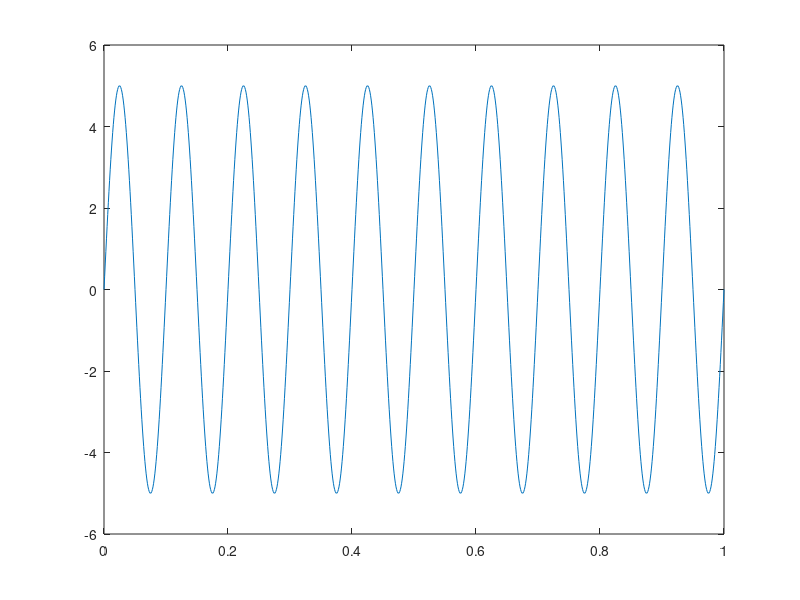
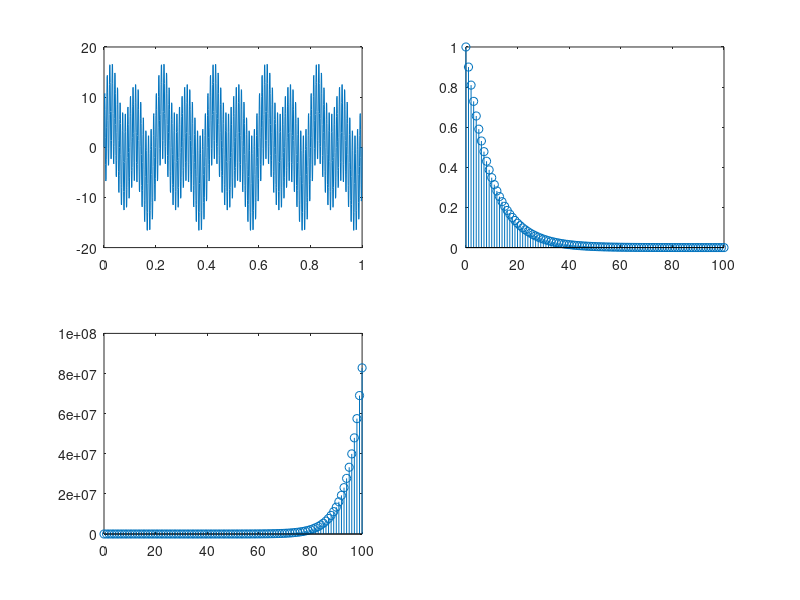

Write the MATLAB code that produced these figures, in order.
clc;
clear all;
close all;

% defining single tone signal
% x = Asin(2pift)
a = 5;
f = 10;
t = 0: 0.001: 1;
x = a * sin(2 * pi * f * t);
figure(1);
plot(t, x);


% defining composite signa;
a1 = 3;
a2 = 5;
a3 = 10;

f1 = 5; 
f2 = 10;
f3 = 100;

x1 = a1 * sin(2 * pi * f1 * t);
x2 = a2 * sin(2 * pi * f2 * t);
x3 = a3 * sin(2 * pi * f3 * t);
x = x1 + x2 + x3;
figure(2);
subplot(2, 2, 1)
plot(t, x);

% defining exponential function

alpha1 = 0.9;
n = 0 : 1: 100;
xn = alpha1 .^ n;
subplot(2, 2, 2);
stem(n, xn);

alpha2 = 1.2;
xn = alpha2 .^ n;
subplot(2, 2, 3);
stem(n, xn);

